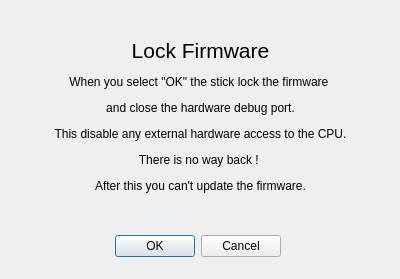
<?xml version="1.0" encoding="UTF-8"?>
<ui version="4.0">
 <class>stick20LockFirmwareDialog</class>
 <widget class="QDialog" name="stick20LockFirmwareDialog">
  <property name="geometry">
   <rect>
    <x>0</x>
    <y>0</y>
    <width>400</width>
    <height>279</height>
   </rect>
  </property>
  <property name="windowTitle">
   <string>Dialog</string>
  </property>
  <widget class="QDialogButtonBox" name="buttonBox">
   <property name="geometry">
    <rect>
     <x>110</x>
     <y>230</y>
     <width>171</width>
     <height>32</height>
    </rect>
   </property>
   <property name="orientation">
    <enum>Qt::Horizontal</enum>
   </property>
   <property name="standardButtons">
    <set>QDialogButtonBox::Cancel|QDialogButtonBox::Ok</set>
   </property>
  </widget>
  <widget class="QLabel" name="label">
   <property name="geometry">
    <rect>
     <x>30</x>
     <y>20</y>
     <width>341</width>
     <height>191</height>
    </rect>
   </property>
   <property name="text">
    <string>&lt;html&gt;&lt;head/&gt;&lt;body&gt;&lt;p align=&quot;center&quot;&gt;&lt;span style=&quot; font-size:16pt;&quot;&gt;Lock Firmware&lt;/span&gt;&lt;/p&gt;&lt;p align=&quot;center&quot;&gt;&lt;span style=&quot; font-size:9pt;&quot;&gt;When you select &amp;quot;OK&amp;quot; the stick lock the firmware &lt;/span&gt;&lt;/p&gt;&lt;p align=&quot;center&quot;&gt;&lt;span style=&quot; font-size:9pt;&quot;&gt;and close the hardware debug port.&lt;/span&gt;&lt;/p&gt;&lt;p align=&quot;center&quot;&gt;&lt;span style=&quot; font-size:9pt;&quot;&gt;This disable any external hardware access to the CPU.&lt;/span&gt;&lt;/p&gt;&lt;p align=&quot;center&quot;&gt;&lt;span style=&quot; font-size:9pt;&quot;&gt;There is no way back ! &lt;/span&gt;&lt;/p&gt;&lt;p align=&quot;center&quot;&gt;&lt;span style=&quot; font-size:9pt;&quot;&gt;After this you can't update the firmware.&lt;/span&gt;&lt;/p&gt;&lt;/body&gt;&lt;/html&gt;</string>
   </property>
  </widget>
 </widget>
 <resources/>
 <connections>
  <connection>
   <sender>buttonBox</sender>
   <signal>accepted()</signal>
   <receiver>stick20LockFirmwareDialog</receiver>
   <slot>accept()</slot>
   <hints>
    <hint type="sourcelabel">
     <x>248</x>
     <y>254</y>
    </hint>
    <hint type="destinationlabel">
     <x>157</x>
     <y>274</y>
    </hint>
   </hints>
  </connection>
  <connection>
   <sender>buttonBox</sender>
   <signal>rejected()</signal>
   <receiver>stick20LockFirmwareDialog</receiver>
   <slot>reject()</slot>
   <hints>
    <hint type="sourcelabel">
     <x>316</x>
     <y>260</y>
    </hint>
    <hint type="destinationlabel">
     <x>286</x>
     <y>274</y>
    </hint>
   </hints>
  </connection>
 </connections>
</ui>
